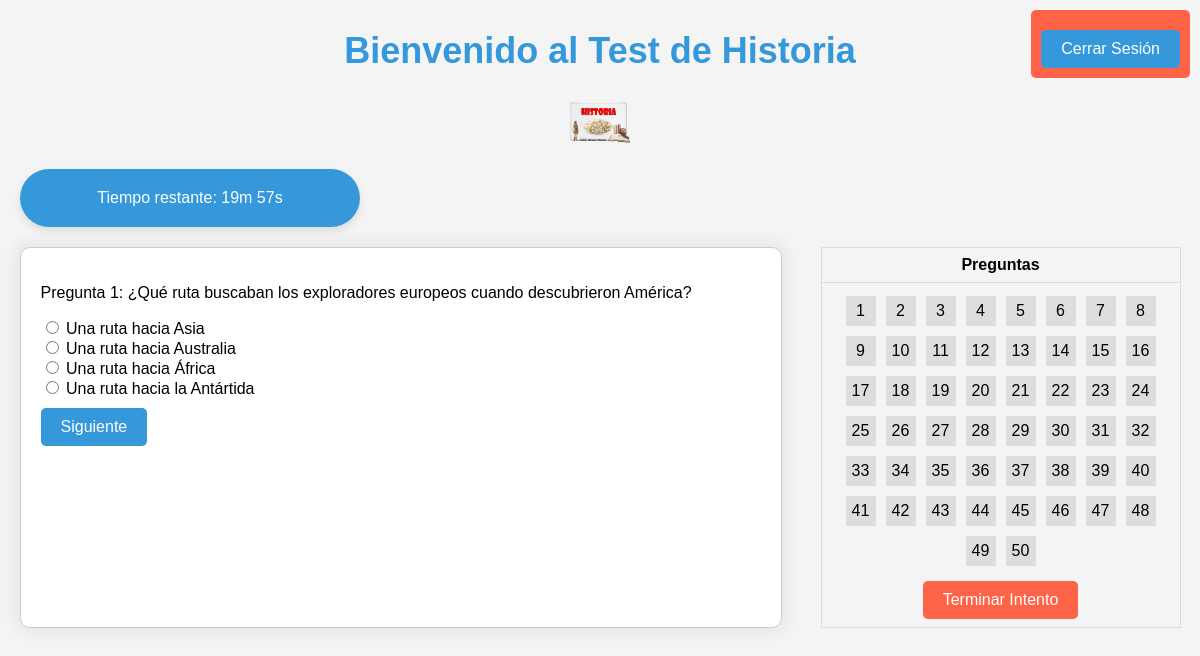
The page /preguntas_historia.php on the database its author committed.
### tables this page shows
CREATE TABLE `preguntas_historia` (
  `id` int(11) NOT NULL,
  `enunciado` text NOT NULL,
  `respuesta_correcta` text NOT NULL,
  `respuesta_incorrecta1` text NOT NULL,
  `respuesta_incorrecta2` text NOT NULL,
  `respuesta_incorrecta3` text NOT NULL
);

### preguntas_historia.php (the view, shortened to what this page needs)
<?php
require_once "conexion.php";
$materia = 'historia';
if (empty($_SESSION['preguntas_seleccionadas'][$materia]) || count($_SESSION['preguntas_seleccionadas'][$materia]) === 0) {
    $_SESSION['preguntas_seleccionadas'][$materia] = seleccionarPreguntasAleatorias($conexion, "preguntas_$materia", 50);
}
function seleccionarPreguntasAleatorias($conexion, $tabla, $cantidad)
{
    $preguntas = [];
    $query = "SELECT * FROM $tabla ORDER BY RAND() LIMIT $cantidad";
    $result = $conexion->query($query);
    while ($row = $result->fetch_assoc()) {
        $preguntas[] = $row;
    }
    return $preguntas;
}
?>
<!DOCTYPE html>
<html lang="es">
<head>
    <link rel="stylesheet" href="preguntas.css">
</head>
<body>
<div class="cerrar-sesion">
    <form method="post" action="">
        <input class="boton" type="submit" name="cerrar_sesion" value="Cerrar Sesión">
    </form>
</div>
<div class="bienvenido">
    <h2>Bienvenido al Test de Historia</h2>
    <img src="imagenes/imageneshistoria.png" alt="Descripción de la imagen" style="width: 5%; height: auto;">
</div>
<div class="temporizador" id="temporizador" style="width: 300px; margin: 20px; background-color: #3498db; color: #ffffff; border-radius: 500px; padding: 20px; text-align: center; box-shadow: 0 4px 8px rgba(0, 0, 0, 0.1);">
</div>
<div class="simulador-container">
    <?php
    if (!empty($_SESSION['preguntas_seleccionadas'][$materia])) {
        $preguntaIndex = isset($_GET['pregunta']) ? intval($_GET['pregunta']) : 0;
        $preguntaActual = $_SESSION['preguntas_seleccionadas'][$materia][$preguntaIndex];
        echo "<div class='pregunta'>";
        echo "<p>Pregunta " . ($preguntaIndex + 1) . ": " . $preguntaActual['enunciado'] . "</p>";
        echo "<form method='post' action='?pregunta=$preguntaIndex'>";
        $opciones = [
            $preguntaActual['respuesta_correcta'],
            $preguntaActual['respuesta_incorrecta1'],
            $preguntaActual['respuesta_incorrecta2'],
            $preguntaActual['respuesta_incorrecta3'],
        ];
        shuffle($opciones);
        foreach ($opciones as $opcion) {
            $checked = ($opcion == $_SESSION['respuestas'][$materia][$preguntaIndex]) ? 'checked' : '';
            echo "<input type='radio' name='respuesta_$preguntaIndex' value='$opcion' $checked> $opcion<br>";
        }
        echo "<input class='boton' type='submit' name='evaluar' value='Siguiente'>";
        echo "</form>";
        echo "</div>";
        echo "<div class='tabla-preguntas'>";
        echo "<table>";
        echo "<tr><th>Preguntas</th></tr>";
        echo "<tr><td>";
        foreach ($_SESSION['preguntas_seleccionadas'][$materia] as $key => $pregunta) {
            $respuestaSeleccionada = '';
            $claseContestada = ($respuestaSeleccionada !== '') ? ' contestada' : '';
            echo "<a href='preguntas_historia.php?pregunta=$key' class='cuadro-pregunta$claseContestada'>" . ($key + 1) . "</a>";
        }
        echo "<form method='post' action=''>";
        echo "<input class='boton terminar' type='submit' name='terminar_intento' value='Terminar Intento'>";
        echo "</form>";
        echo "</td></tr>";
        echo "</table>";
        echo "</div>";
    } else {
        echo "<p>No hay preguntas disponibles en este momento.</p>";
    }
    ?>
</div>
</body>
</html>

### preguntas.css (style rules this page uses)
body { font-family: Arial, sans-serif; margin: 0; padding: 0; background-color: #f4f4f4; }
.cerrar-sesion { position: fixed; top: 10px; right: 10px; background-color: #ff6347; color: white; padding: 10px; border-radius: 5px; }
.bienvenido { text-align: center; margin-top: 20px; font-size: 24px; color: #3498db; }
.simulador-container { display: flex; justify-content: space-around; margin-top: 20px; }
.pregunta { width: 60%; padding: 20px; border: 1px solid #ccc; border-radius: 10px; background-color: #fff; box-shadow: 0px 0px 15px 5px rgba(0,0,0,0.06); }
.boton { display: block; margin-top: 10px; background-color: #3498db; color: white; border: none; padding: 10px 20px; text-align: center; text-decoration: none; display: inline-block; font-size: 16px; cursor: pointer; border-radius: 5px; }
.tabla-preguntas { width: 30%; }
table { width: 100%; border-collapse: collapse; }
th, td { border: 1px solid #ddd; padding: 8px; text-align: center; }
.cuadro-pregunta { display: inline-block; width: 30px; height: 30px; background-color: #ddd; text-align: center; line-height: 30px; margin: 5px; text-decoration: none; color: black; }
.terminar { margin-top: 10px; background-color: #FF6347; color: white; border: none; padding: 10px 20px; text-align: center; text-decoration: none; display: inline-block; font-size: 16px; cursor: pointer; border-radius: 5px; }

### rows shown on the page
preguntas_historia: enunciado "¿Qué ruta buscaban los exploradores europeos cuando descubrieron América?", respuesta_correcta "Una ruta hacia Asia", respuesta_incorrecta2 "Una ruta hacia Australia", respuesta_incorrecta1 "Una ruta hacia África", respuesta_incorrecta3 "Una ruta hacia la Antártida"

### other values the page prints
$preguntaIndex + 1 "1"
